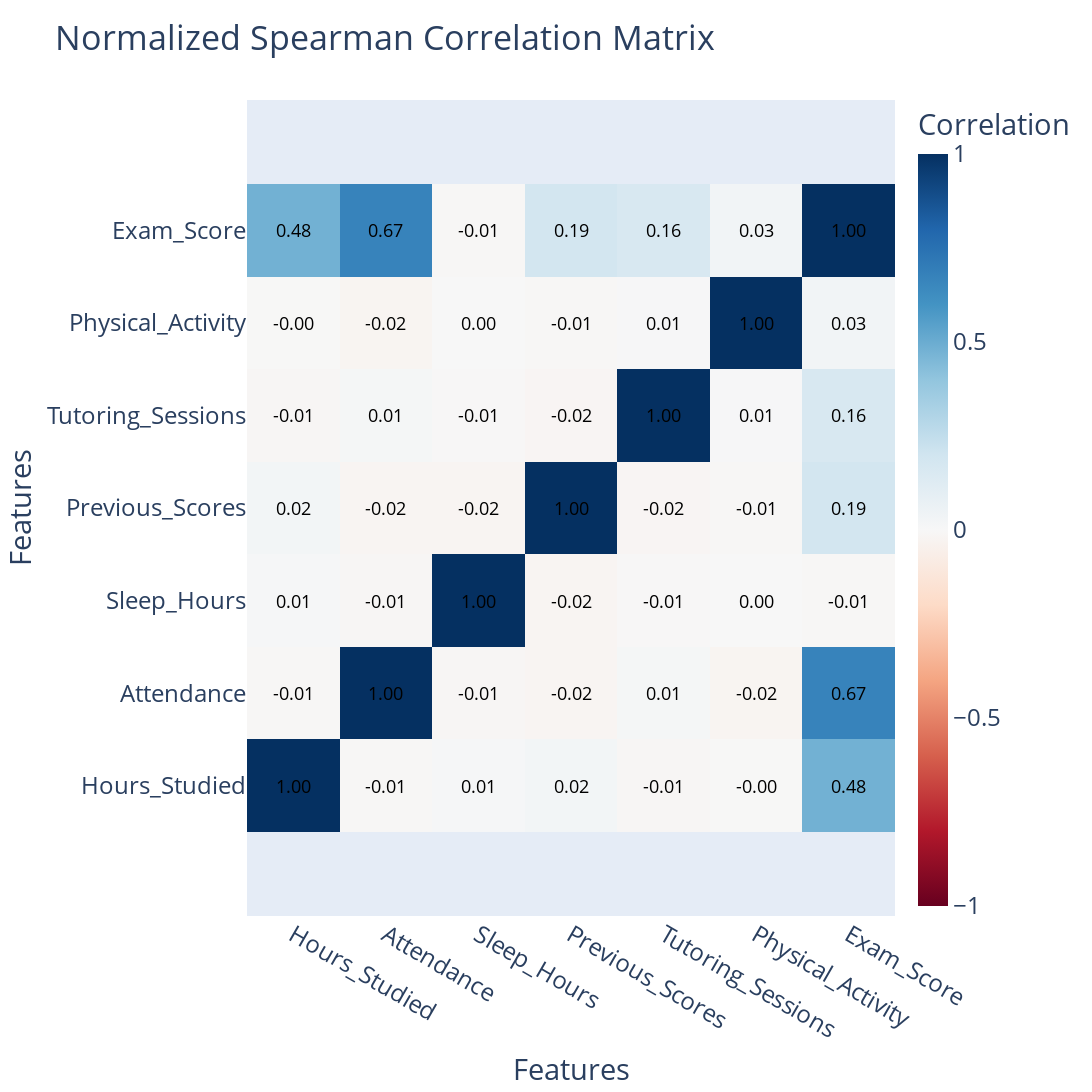

The code cell stored with this chart in its notebook:
### Code cell
# Identify columns
numerical_cols = df.select_dtypes(include=['int64', 'float64']).columns
categorical_cols = df.select_dtypes(include=['object', 'bool']).columns

# Encode categorical columns
df_encoded = df.copy()
df_encoded = df[numerical_cols]
# encoder = OrdinalEncoder()
# df_encoded[categorical_cols] = encoder.fit_transform(df_encoded[categorical_cols])

# Normalize numeric columns
# scaler = StandardScaler()
# df_encoded[numerical_cols] = scaler.fit_transform(df_encoded[numerical_cols])
# df_encoded = df

# Compute correlation matrices
# pearson_corr = df_encoded.corr(method='pearson')
spearman_corr = df_encoded.corr(method='spearman')

# Function to plot correlation matrix
def plot_correlation_matrix(corr_matrix, title):
    fig = go.Figure(data=go.Heatmap(
        z=corr_matrix.values,
        x=corr_matrix.columns,
        y=corr_matrix.index,
        colorscale='RdBu',
        zmin=-1,
        zmax=1,
        colorbar=dict(title="Correlation")
    ))

    for i in range(len(corr_matrix)):
        for j in range(len(corr_matrix.columns)):
            fig.add_annotation(
                x=corr_matrix.columns[j],
                y=corr_matrix.index[i],
                text=f"{corr_matrix.iloc[i, j]:.2f}",
                showarrow=False,
                font=dict(size=18, color="black")  # Bigger font size
            )

    fig.update_layout(
        title=title,
        xaxis_title="Features",
        yaxis_title="Features",
        xaxis_showgrid=False,
        yaxis_showgrid=False,
        xaxis=dict(scaleanchor='y', ticks=''),  # Square aspect
        yaxis=dict(ticks=''),
        margin=dict(l=80, r=80, t=100, b=80),
        width=1200,
        height=1200,
        font=dict(size=24)  # Larger overall font
    )

    fig.show()

# Plot both matrices
# plot_correlation_matrix(pearson_corr, "Normalized Pearson Correlation Matrix")
plot_correlation_matrix(spearman_corr, "Normalized Spearman Correlation Matrix")

### Figure 1 — Plotly figure (JSON) as saved in the notebook; plotly's stock layout.template omitted (floating-point values rounded to 4 significant figures)
{"data": [{"colorbar": {"title": {"text": "Correlation"}}, "colorscale": [[0, "rgb(103,0,31)"], [0.1, "rgb(178,24,43)"], [0.2, "rgb(214,96,77)"], [0.3, "rgb(244,165,130)"], [0.4, "rgb(253,219,199)"], [0.5, "rgb(247,247,247)"], [0.6, "rgb(209,229,240)"], [0.7, "rgb(146,197,222)"], [0.8, "rgb(67,147,195)"], [0.9, "rgb(33,102,172)"], [1, "rgb(5,48,97)"]], "type": "heatmap", "x": ["Hours_Studied", "Attendance", "Sleep_Hours", "Previous_Scores", "Tutoring_Sessions", "Physical_Activity", "Exam_Score"], "y": ["Hours_Studied", "Attendance", "Sleep_Hours", "Previous_Scores", "Tutoring_Sessions", "Physical_Activity", "Exam_Score"], "z": [[1, -0.009814, 0.01119, 0.02411, -0.01292, -0.002647, 0.481], [-0.009814, 1, -0.01264, -0.02006, 0.01477, -0.02418, 0.6724], [0.01119, -0.01264, 1, -0.02229, -0.006139, 0.0008706, -0.007629], [0.02411, -0.02006, -0.02229, 1, -0.01819, -0.008226, 0.1919], [-0.01292, 0.01477, -0.006139, -0.01819, 1, 0.007509, 0.1639], [-0.002647, -0.02418, 0.0008706, -0.008226, 0.007509, 1, 0.02915], [0.481, 0.6724, -0.007629, 0.1919, 0.1639, 0.02915, 1]], "zmax": 1, "zmin": -1}], "layout": {"annotations": [{"font": {"color": "black", "size": 18}, "showarrow": false, "text": "1.00", "x": "Hours_Studied", "y": "Hours_Studied"}, {"font": {"color": "black", "size": 18}, "showarrow": false, "text": "-0.01", "x": "Attendance", "y": "Hours_Studied"}, {"font": {"color": "black", "size": 18}, "showarrow": false, "text": "0.01", "x": "Sleep_Hours", "y": "Hours_Studied"}, {"font": {"color": "black", "size": 18}, "showarrow": false, "text": "0.02", "x": "Previous_Scores", "y": "Hours_Studied"}, {"font": {"color": "black", "size": 18}, "showarrow": false, "text": "-0.01", "x": "Tutoring_Sessions", "y": "Hours_Studied"}, {"font": {"color": "black", "size": 18}, "showarrow": false, "text": "-0.00", "x": "Physical_Activity", "y": "Hours_Studied"}, {"font": {"color": "black", "size": 18}, "showarrow": false, "text": "0.48", "x": "Exam_Score", "y": "Hours_Studied"}, {"font": {"color": "black", "size": 18}, "showarrow": false, "text": "-0.01", "x": "Hours_Studied", "y": "Attendance"}, {"font": {"color": "black", "size": 18}, "showarrow": false, "text": "1.00", "x": "Attendance", "y": "Attendance"}, {"font": {"color": "black", "size": 18}, "showarrow": false, "text": "-0.01", "x": "Sleep_Hours", "y": "Attendance"}, {"font": {"color": "black", "size": 18}, "showarrow": false, "text": "-0.02", "x": "Previous_Scores", "y": "Attendance"}, {"font": {"color": "black", "size": 18}, "showarrow": false, "text": "0.01", "x": "Tutoring_Sessions", "y": "Attendance"}, {"font": {"color": "black", "size": 18}, "showarrow": false, "text": "-0.02", "x": "Physical_Activity", "y": "Attendance"}, {"font": {"color": "black", "size": 18}, "showarrow": false, "text": "0.67", "x": "Exam_Score", "y": "Attendance"}, {"font": {"color": "black", "size": 18}, "showarrow": false, "text": "0.01", "x": "Hours_Studied", "y": "Sleep_Hours"}, {"font": {"color": "black", "size": 18}, "showarrow": false, "text": "-0.01", "x": "Attendance", "y": "Sleep_Hours"}, {"font": {"color": "black", "size": 18}, "showarrow": false, "text": "1.00", "x": "Sleep_Hours", "y": "Sleep_Hours"}, {"font": {"color": "black", "size": 18}, "showarrow": false, "text": "-0.02", "x": "Previous_Scores", "y": "Sleep_Hours"}, {"font": {"color": "black", "size": 18}, "showarrow": false, "text": "-0.01", "x": "Tutoring_Sessions", "y": "Sleep_Hours"}, {"font": {"color": "black", "size": 18}, "showarrow": false, "text": "0.00", "x": "Physical_Activity", "y": "Sleep_Hours"}, {"font": {"color": "black", "size": 18}, "showarrow": false, "text": "-0.01", "x": "Exam_Score", "y": "Sleep_Hours"}, {"font": {"color": "black", "size": 18}, "showarrow": false, "text": "0.02", "x": "Hours_Studied", "y": "Previous_Scores"}, {"font": {"color": "black", "size": 18}, "showarrow": false, "text": "-0.02", "x": "Attendance", "y": "Previous_Scores"}, {"font": {"color": "black", "size": 18}, "showarrow": false, "text": "-0.02", "x": "Sleep_Hours", "y": "Previous_Scores"}, {"font": {"color": "black", "size": 18}, "showarrow": false, "text": "1.00", "x": "Previous_Scores", "y": "Previous_Scores"}, {"font": {"color": "black", "size": 18}, "showarrow": false, "text": "-0.02", "x": "Tutoring_Sessions", "y": "Previous_Scores"}, {"font": {"color": "black", "size": 18}, "showarrow": false, "text": "-0.01", "x": "Physical_Activity", "y": "Previous_Scores"}, {"font": {"color": "black", "size": 18}, "showarrow": false, "text": "0.19", "x": "Exam_Score", "y": "Previous_Scores"}, {"font": {"color": "black", "size": 18}, "showarrow": false, "text": "-0.01", "x": "Hours_Studied", "y": "Tutoring_Sessions"}, {"font": {"color": "black", "size": 18}, "showarrow": false, "text": "0.01", "x": "Attendance", "y": "Tutoring_Sessions"}, {"font": {"color": "black", "size": 18}, "showarrow": false, "text": "-0.01", "x": "Sleep_Hours", "y": "Tutoring_Sessions"}, {"font": {"color": "black", "size": 18}, "showarrow": false, "text": "-0.02", "x": "Previous_Scores", "y": "Tutoring_Sessions"}, {"font": {"color": "black", "size": 18}, "showarrow": false, "text": "1.00", "x": "Tutoring_Sessions", "y": "Tutoring_Sessions"}, {"font": {"color": "black", "size": 18}, "showarrow": false, "text": "0.01", "x": "Physical_Activity", "y": "Tutoring_Sessions"}, {"font": {"color": "black", "size": 18}, "showarrow": false, "text": "0.16", "x": "Exam_Score", "y": "Tutoring_Sessions"}, {"font": {"color": "black", "size": 18}, "showarrow": false, "text": "-0.00", "x": "Hours_Studied", "y": "Physical_Activity"}, {"font": {"color": "black", "size": 18}, "showarrow": false, "text": "-0.02", "x": "Attendance", "y": "Physical_Activity"}, {"font": {"color": "black", "size": 18}, "showarrow": false, "text": "0.00", "x": "Sleep_Hours", "y": "Physical_Activity"}, {"font": {"color": "black", "size": 18}, "showarrow": false, "text": "-0.01", "x": "Previous_Scores", "y": "Physical_Activity"}, {"font": {"color": "black", "size": 18}, "showarrow": false, "text": "0.01", "x": "Tutoring_Sessions", "y": "Physical_Activity"}, {"font": {"color": "black", "size": 18}, "showarrow": false, "text": "1.00", "x": "Physical_Activity", "y": "Physical_Activity"}, {"font": {"color": "black", "size": 18}, "showarrow": false, "text": "0.03", "x": "Exam_Score", "y": "Physical_Activity"}, {"font": {"color": "black", "size": 18}, "showarrow": false, "text": "0.48", "x": "Hours_Studied", "y": "Exam_Score"}, {"font": {"color": "black", "size": 18}, "showarrow": false, "text": "0.67", "x": "Attendance", "y": "Exam_Score"}, {"font": {"color": "black", "size": 18}, "showarrow": false, "text": "-0.01", "x": "Sleep_Hours", "y": "Exam_Score"}, {"font": {"color": "black", "size": 18}, "showarrow": false, "text": "0.19", "x": "Previous_Scores", "y": "Exam_Score"}, {"font": {"color": "black", "size": 18}, "showarrow": false, "text": "0.16", "x": "Tutoring_Sessions", "y": "Exam_Score"}, {"font": {"color": "black", "size": 18}, "showarrow": false, "text": "0.03", "x": "Physical_Activity", "y": "Exam_Score"}, {"font": {"color": "black", "size": 18}, "showarrow": false, "text": "1.00", "x": "Exam_Score", "y": "Exam_Score"}], "font": {"size": 24}, "height": 1200, "margin": {"b": 80, "l": 80, "r": 80, "t": 100}, "title": {"text": "Normalized Spearman Correlation Matrix"}, "width": 1200, "xaxis": {"scaleanchor": "y", "showgrid": false, "ticks": "", "title": {"text": "Features"}}, "yaxis": {"showgrid": false, "ticks": "", "title": {"text": "Features"}}}}
